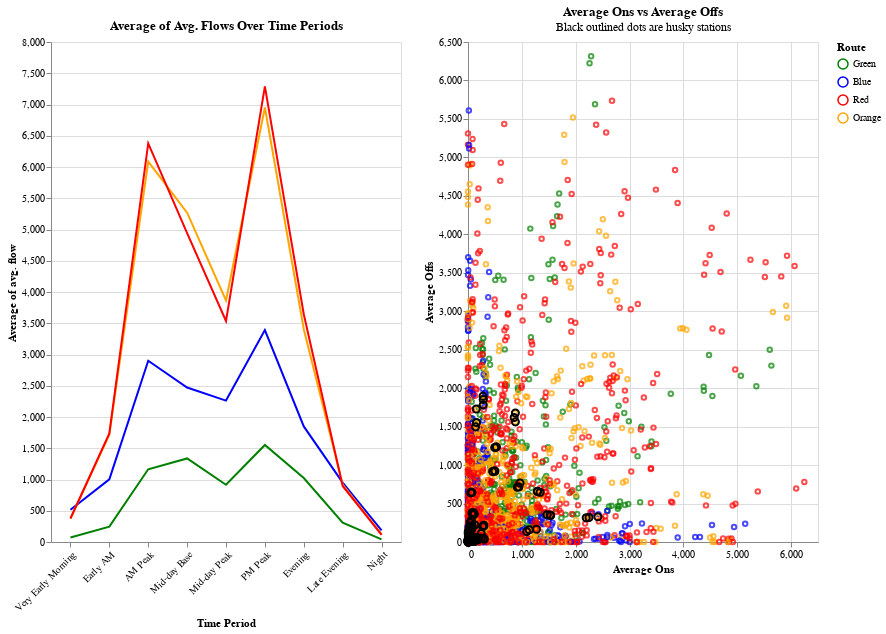

The cell this chart's notebook holds for it:
### Code cell
domain = ['Green', 'Blue', 'Red', 'Orange']
range_ = ['green', 'blue', 'red', 'orange']

df_no_off_peak = df[df["time_period_name"] != "OFF_PEAK"]
df_no_off_peak["Stop name"] = df_no_off_peak["stop_name"].apply(lambda x: x.title())
df_no_off_peak["Time period"] = df_no_off_peak["time_period_name"].apply(lambda x: x.replace("_", " ").title())

axis_labels = ("datum.label == 'time_period_01' ? 'Very Early Morning': \
               datum.label == 'time_period_02' ? 'Early AM': \
               datum.label == 'time_period_03' ? 'AM Peak': \
               datum.label == 'time_period_04' ? 'Mid-day Base': \
               datum.label == 'time_period_05' ? 'Mid-day Peak': \
               datum.label == 'time_period_06' ? 'PM Peak': \
               datum.label == 'time_period_07' ? 'Evening': \
               datum.label == 'time_period_08' ? 'Late Evening': \
               datum.label == 'time_period_09' ? 'Night': 'Frequent'")

legend = alt.selection_point(fields=['route_id'], bind='legend')

line = alt.Chart(df_no_off_peak).mark_line().encode(
    x = alt.X("time_period_id",axis=alt.Axis(labelExpr=axis_labels, title="Time Period", labelAngle=-45)),
    y = alt.Y("average(average_flow)", axis=alt.Axis(title="Average of avg. flow")),
    color = alt.Color('route_id', scale=alt.Scale(domain=domain, range=range_), legend=alt.Legend(title="Route")),
    opacity = alt.condition(legend, alt.value(1), alt.value(0))
).properties(
    height = 500,
    width = 350,
    title={"text": "Average of Avg. Flows Over Time Periods"}
).add_params(
    legend
)

scatter = alt.Chart(df_no_off_peak).mark_point().encode(
    x = alt.X("average_ons", axis=alt.Axis(title="Average Ons")),
    y = alt.Y("average_offs", axis=alt.Axis(title="Average Offs")),
    color= alt.Color("route_id", scale=alt.Scale(domain=domain, range=range_)),
    tooltip = ["Stop name", "Time period"],
    size= alt.value(20)
).properties(
    width = 350,
    height = 500,
    title={"text": "Average Ons vs Average Offs",
          "subtitle": "Black outlined dots are husky stations"}
)

husky = alt.Chart(df_no_off_peak).mark_point().encode(
    x = "average_ons",
    y = "average_offs",
    color = alt.value("black"),
    opacity = alt.condition(alt.FieldOneOfPredicate(field = "stop_name", oneOf = ["Northeastern University", "Ruggles"]), 
                            alt.value(1), alt.value(0)),
    size = alt.value(50)
)

points = (scatter+husky).transform_filter(legend)

line | points

### Figure 1 — Vega-Lite specification as saved in the notebook (floating-point values rounded to 4 significant figures; data arrays with more than 128 entries replaced by an {"elided": "..."} marker saying what was removed)
{"config": {"view": {"continuousWidth": 300, "continuousHeight": 300}}, "hconcat": [{"mark": {"type": "line"}, "encoding": {"color": {"field": "route_id", "legend": {"title": "Route"}, "scale": {"domain": ["Green", "Blue", "Red", "Orange"], "range": ["green", "blue", "red", "orange"]}, "type": "nominal"}, "opacity": {"condition": {"param": "param_22", "value": 1}, "value": 0}, "x": {"axis": {"labelAngle": -45, "labelExpr": "datum.label == 'time_period_01' ? 'Very Early Morning':                datum.label == 'time_period_02' ? 'Early AM':                datum.label == 'time_period_03' ? 'AM Peak':                datum.label == 'time_period_04' ? 'Mid-day Base':                datum.label == 'time_period_05' ? 'Mid-day Peak':                datum.label == 'time_period_06' ? 'PM Peak':                datum.label == 'time_period_07' ? 'Evening':                datum.label == 'time_period_08' ? 'Late Evening':                datum.label == 'time_period_09' ? 'Night': 'Frequent'", "title": "Time Period"}, "field": "time_period_id", "type": "nominal"}, "y": {"aggregate": "average", "axis": {"title": "Average of avg. flow"}, "field": "average_flow", "type": "quantitative"}}, "height": 500, "name": "view_22", "title": {"text": "Average of Avg. Flows Over Time Periods"}, "width": 350}, {"layer": [{"mark": {"type": "point"}, "encoding": {"color": {"field": "route_id", "scale": {"domain": ["Green", "Blue", "Red", "Orange"], "range": ["green", "blue", "red", "orange"]}, "type": "nominal"}, "size": {"value": 20}, "tooltip": [{"field": "Stop name", "type": "nominal"}, {"field": "Time period", "type": "nominal"}], "x": {"axis": {"title": "Average Ons"}, "field": "average_ons", "type": "quantitative"}, "y": {"axis": {"title": "Average Offs"}, "field": "average_offs", "type": "quantitative"}}, "title": {"text": "Average Ons vs Average Offs", "subtitle": "Black outlined dots are husky stations"}}, {"mark": {"type": "point"}, "encoding": {"color": {"value": "black"}, "opacity": {"condition": {"test": {"field": "stop_name", "oneOf": ["Northeastern University", "Ruggles"]}, "value": 1}, "value": 0}, "size": {"value": 50}, "x": {"field": "average_ons", "type": "quantitative"}, "y": {"field": "average_offs", "type": "quantitative"}}}], "height": 500, "transform": [{"filter": {"param": "param_22"}}], "width": 350}], "data": {"name": "data-a36901698e8273da7905053efacdb57b"}, "params": [{"name": "param_22", "select": {"type": "point", "fields": ["route_id"]}, "bind": "legend", "views": ["view_22"]}], "$schema": "https://vega.github.io/schema/vega-lite/v5.6.1.json", "datasets": {"data-a36901698e8273da7905053efacdb57b": {"elided": "6480 records"}}}
